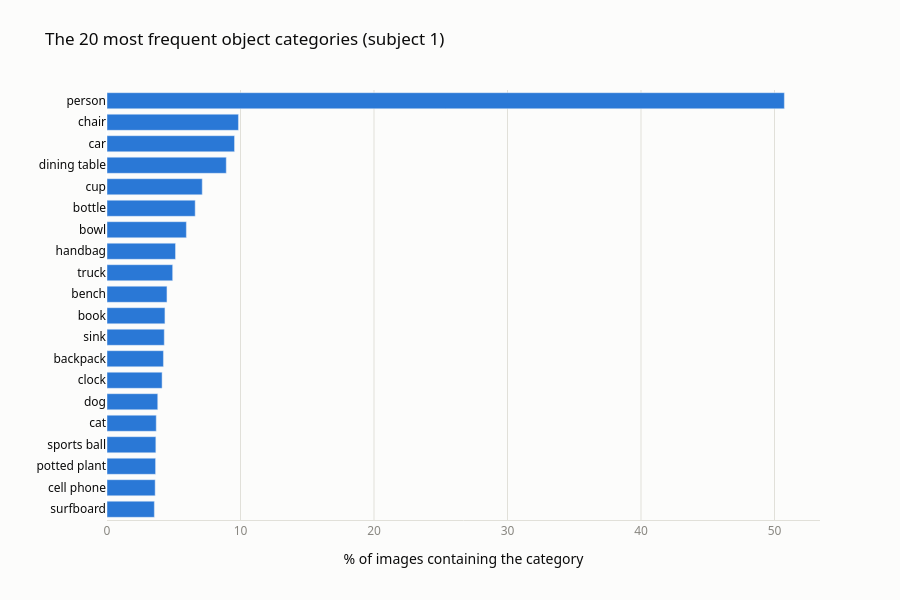

This figure's notebook cell:
### Code cell
# [2.4.6] Chart: top 20 categories
# The most frequent categories (percent of images)
n_images = len(per_image)

# One row per (image, category), so that each image counts once
image_category = objects[["nsdId", "set", "category", "supercategory"]].drop_duplicates()

category_pct = (image_category.groupby("category").size() / n_images * 100).sort_values(ascending=False)
category_pct.head(10).round(1).to_frame("% of images")

plot_data = category_pct.head(20).iloc[::-1]   # most frequent at the top

fig = go.Figure()
fig.add_bar(
    x=plot_data.values,
    y=plot_data.index,
    orientation="h",
    marker=dict(color=BLUE),
    hovertemplate="%{y}: in %{x:.1f}% of images<extra></extra>",
)
fig.update_layout(height=600, bargap=0.25)
style(fig,
      title="The 20 most frequent object categories (subject 1)",
      xaxis_title="% of images containing the category",
      yaxis_title="")
fig.update_xaxes(showgrid=True, gridcolor=GRID)
fig.update_yaxes(showgrid=False, tickfont_color=INK)
fig.show()

### Figure 1 — Plotly figure (JSON) as saved in the notebook; plotly's stock layout.template omitted (floating-point values rounded to 4 significant figures)
{"data": [{"hovertemplate": "%{y}: in %{x:.1f}% of images<extra></extra>", "marker": {"color": "#2a78d6"}, "orientation": "h", "type": "bar", "x": [3.546, 3.607, 3.638, 3.658, 3.689, 3.8, 4.126, 4.227, 4.288, 4.339, 4.491, 4.918, 5.132, 5.945, 6.605, 7.133, 8.932, 9.552, 9.847, 50.74], "y": ["surfboard", "cell phone", "potted plant", "sports ball", "cat", "dog", "clock", "backpack", "sink", "book", "bench", "truck", "handbag", "bowl", "bottle", "cup", "dining table", "car", "chair", "person"]}], "layout": {"bargap": 0.25, "font": {"color": "#0b0b0b", "family": "system-ui, 'Segoe UI', sans-serif"}, "height": 600, "legend": {"orientation": "h", "x": 0, "y": 1.02, "yanchor": "bottom"}, "margin": {"t": 90}, "paper_bgcolor": "#fcfcfb", "plot_bgcolor": "#fcfcfb", "title": {"text": "The 20 most frequent object categories (subject 1)"}, "xaxis": {"gridcolor": "#e1e0d9", "linecolor": "#e1e0d9", "showgrid": true, "tickfont": {"color": "#898781"}, "title": {"text": "% of images containing the category"}}, "yaxis": {"gridcolor": "#e1e0d9", "showgrid": false, "tickfont": {"color": "#0b0b0b"}, "title": {"text": ""}, "zeroline": false}}}
